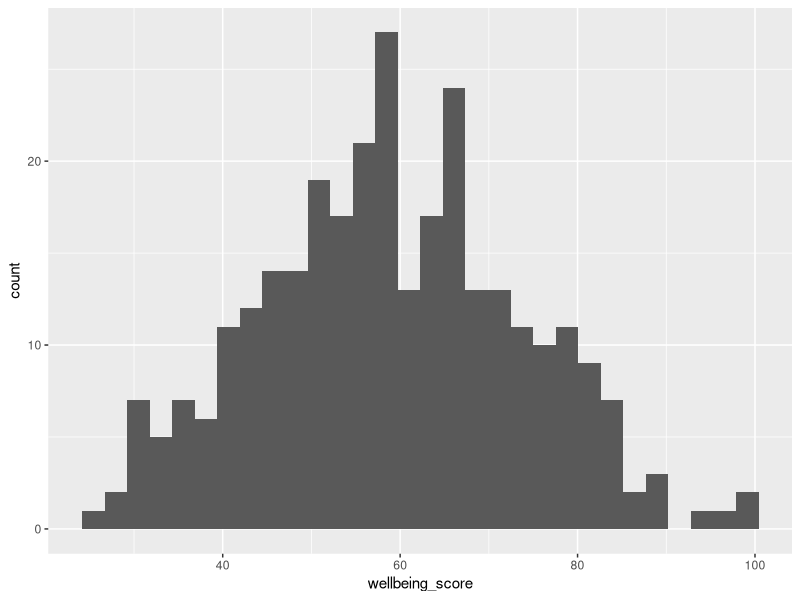
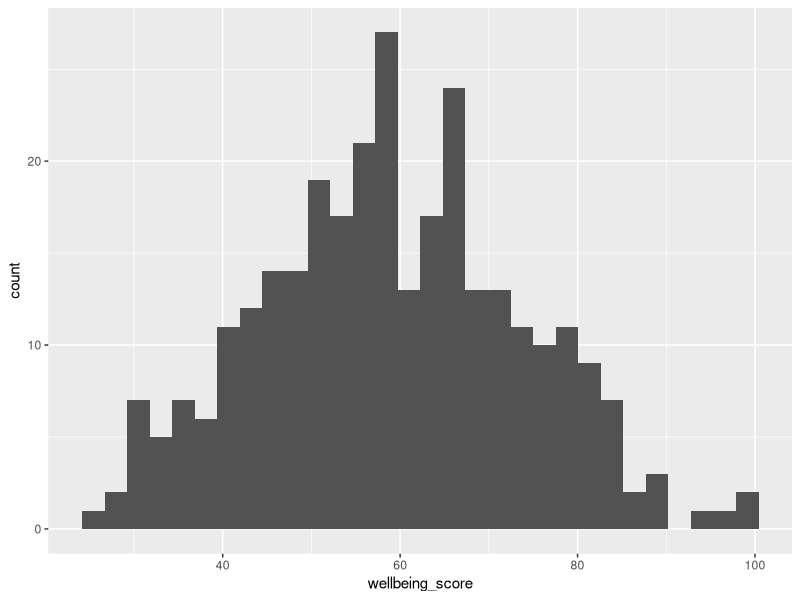
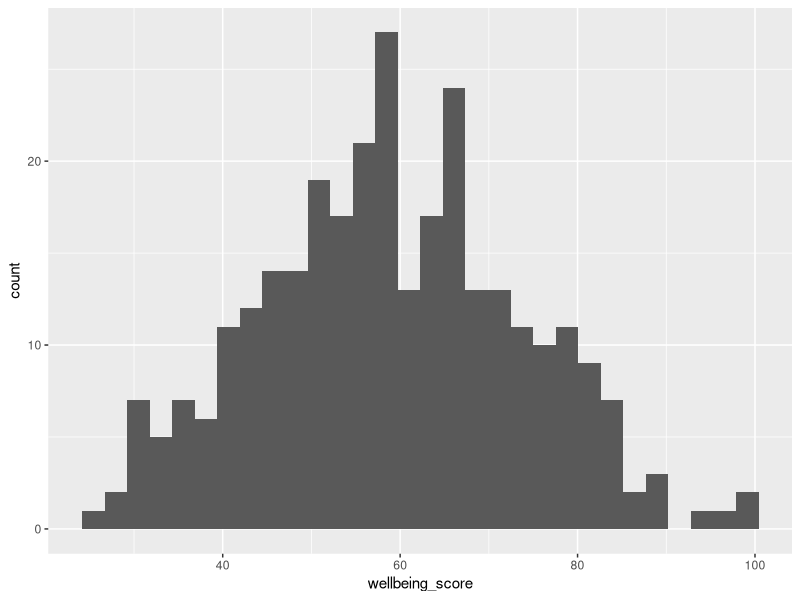
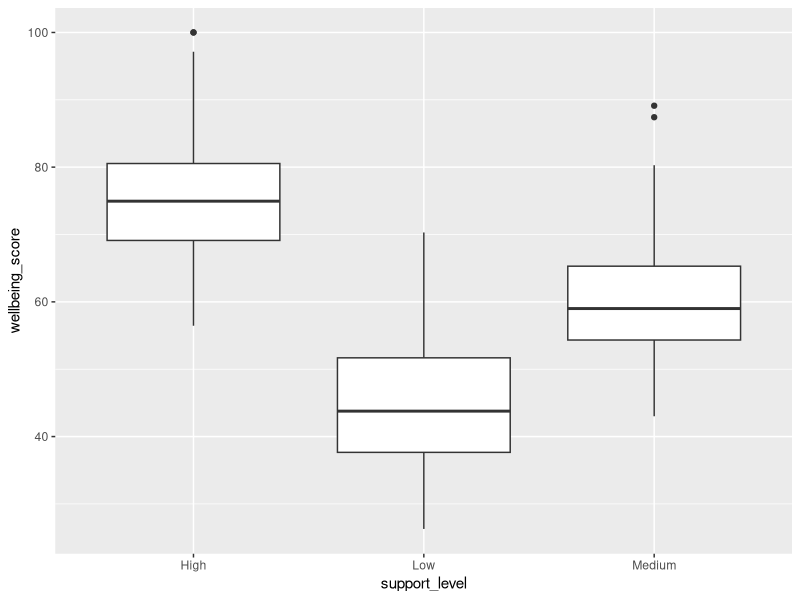
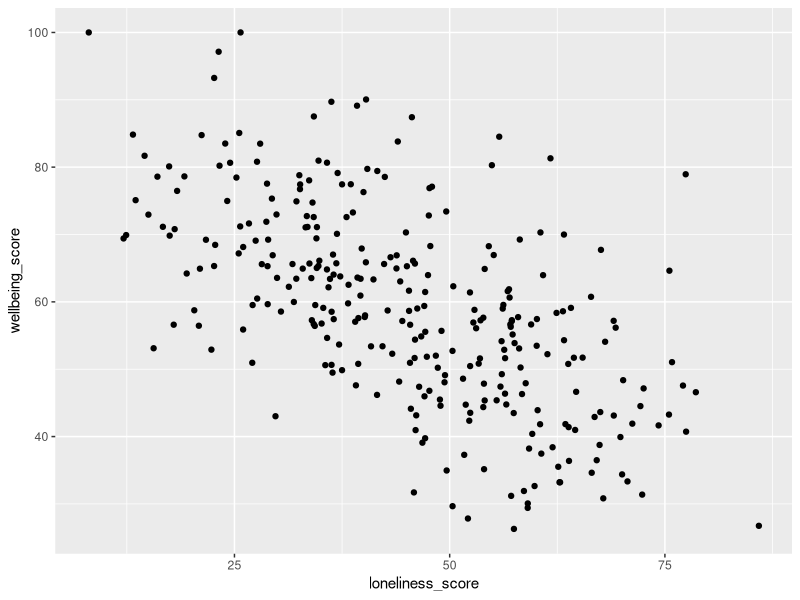
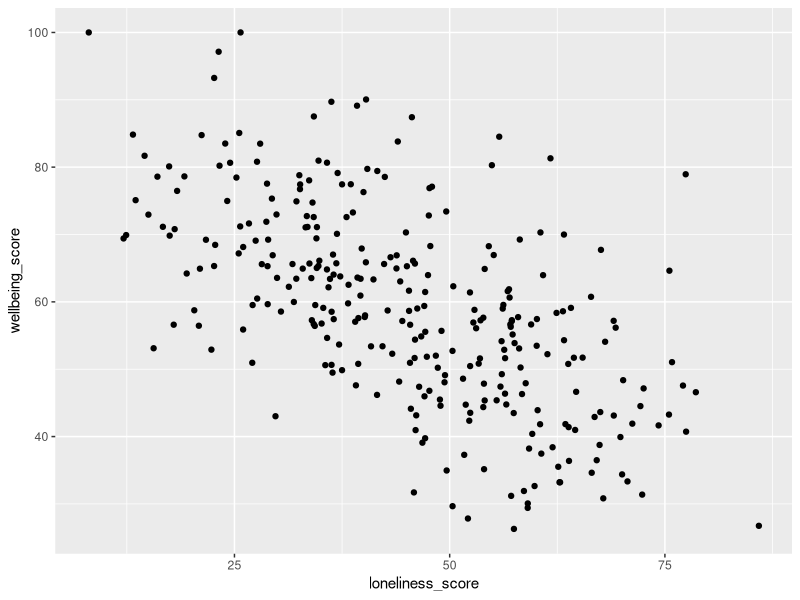
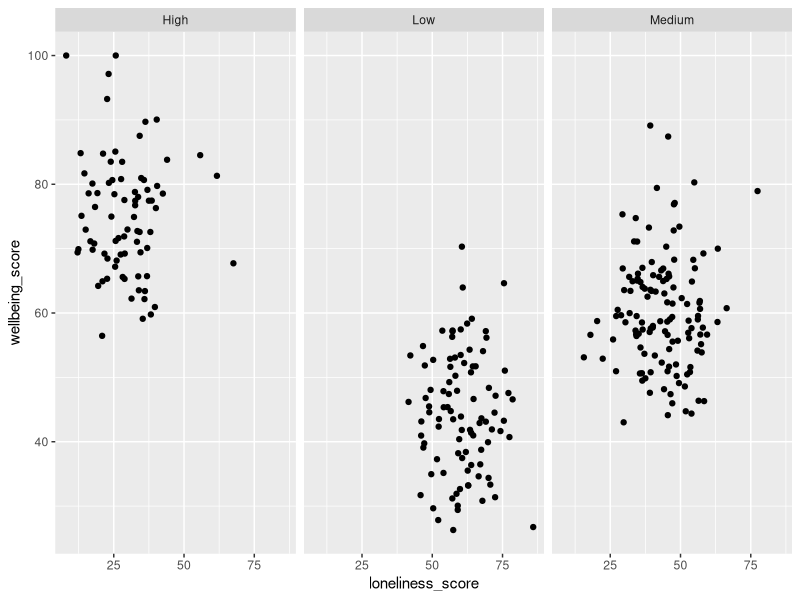

Write the R code that produced these figures, in order.
## ---- chunk 1
#| include: false
library(tidyverse)
library(kableExtra)
## ---- chunk 2
#| include: false
therapy_df <- read_csv("data-raw/therapy_data.csv")
## ---- chunk 3

head(therapy_df)
## ---- chunk 4
ggplot(therapy_df, aes(x = wellbeing_score)) +
  geom_histogram()
## ---- chunk 5
ggplot(therapy_df, aes(x = wellbeing_score)) +
  geom_histogram(fill = "#525252")
## ---- chunk 6
ggplot(therapy_df, aes(x = wellbeing_score)) +
  geom_histogram(bins = 30)
## ---- chunk 7
ggplot(therapy_df, aes(x = support_level, y = wellbeing_score)) +
  geom_boxplot()
## ---- chunk 8
therapy_summary <- therapy_df %>%
  group_by(support_level) %>%
  summarise(wellbeing_score_mean = mean(wellbeing_score))
## ---- chunk 9
ggplot(therapy_df, aes(x = loneliness_score, y = wellbeing_score)) +
  geom_point()
## ---- chunk 10
ggplot(therapy_df, aes(x = loneliness_score, y = wellbeing_score)) +
  geom_point()
## ---- chunk 11
ggplot(therapy_df, aes(x = loneliness_score, y = wellbeing_score)) +
  geom_point() +
  facet_wrap(~ support_level)
